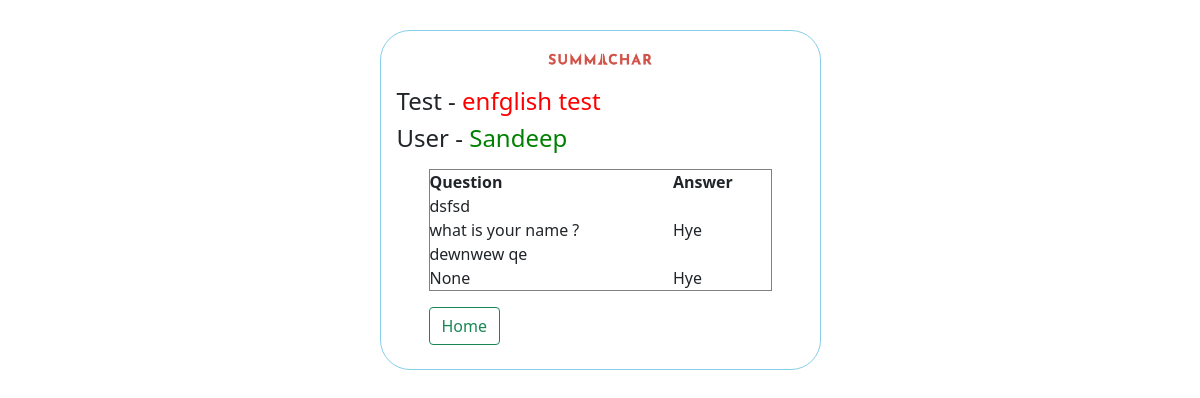
Screenshot of /answer/1 with the database file from the repository.
### quizportal/models.py (models this page shows, shortened)
class UserResponses(models.Model):
    attempt = models.ForeignKey(UserAttempts, on_delete=models.CASCADE, related_name='response')
    omr_question = models.ForeignKey(Question, on_delete=models.CASCADE, related_name='question')
    answer = models.ForeignKey(Option, on_delete=models.SET_NULL, null=True, blank=True)

class UserAttempts(models.Model):
    user = models.ForeignKey(User, on_delete=models.CASCADE, related_name='answers')
    test = models.ForeignKey(Test, on_delete=models.CASCADE, related_name='answers')
    unique_together = [['user', 'test']]

class Test(models.Model):
    test_name = models.CharField(max_length=30, unique=True)
    test_date = models.DateTimeField(null=True)
    start = models.BooleanField(default=False)
    status = models.BooleanField(default=False)
    slug = models.SlugField(null=True)
    def __str__(self):
        return self.test_name

class User(AbstractUser):
    ROLES = (
        ('A', 'Admin'),
        ('U', 'User')
    )
    role = models.CharField(max_length=1, choices=ROLES)
    mobile = models.CharField(max_length=10)

class Question(models.Model):
    select_test = models.ForeignKey(Test, on_delete=models.CASCADE, related_name='que')
    text_question = models.CharField(max_length=300, null=True,blank=True)
    img_question = models.ImageField(null=True, blank=True)

class Option(models.Model):
    select_question = models.ForeignKey(Question, on_delete=models.CASCADE, related_name='opts')
    select_option = models.CharField(max_length=30)
    option_status = models.BooleanField(default=False)

### quizportal/views.py (the view)
# urls.py: path("answer/<pk>", views.answer, name="answer"),
def answer(request, pk):
    response = UserResponses.objects.filter(attempt__pk=pk)
    context = {
        'response': response,
    }
    return render(request, 'answer.html', context)

### templates/answer.html (shortened to what this page needs)
<!doctype html>
<html lang="en">
  <head>
      {% load static %}
    <link href="https://cdn.jsdelivr.net/npm/bootstrap@5.0.2/dist/css/bootstrap.min.css" rel="stylesheet">
    <link rel="stylesheet" href="{% static 'css/answer.css' %}">
  </head>
  <body>
    <div class="container">
        <div class="row mx-auto">
            <div class="main-div mx-auto col-md-5" style="padding-top: 30px;">
                <div class="main-content">
                    <h1 class="text-center"><img src="{% static 'images/summachar.png' %}"></h1>
                    <h4 class="mx-3 my-2">Test - <span style="color: red;">{{ response.first.attempt.test }}</span></h4>
                    <h4 class="mx-3 my-2">User - <span style="color:green">{{ response.first.attempt.user.first_name }}</span></h4>
                      <div class="mx-5 my-3">
                        <table border="1" style="width: 100%;" class="mb-3">
                            <tr>
                                <th>Question</th>
                                <th>Answer</th>
                            </tr>
                            {% for i in response %}
                            <tr>
                                <td>{{ i.omr_question.text_question }}</td>
                                <td>{{ i.answer.select_option }}</td>
                            </tr>
                            {% endfor %}
                        </table>
                         <a href="{% url 'admin_homepage' %}" class="btn btn-outline-success">Home</a>
                      </div>
                </div>
            </div>
        </div>
    </div>
  </body>
</html>

### static/css/answer.css (style rules this page uses)
* { box-sizing: border-box; padding: 0; margin: 0; }
.main-content { border : 1px solid skyblue; border-radius: 30px; transition: ease 0.4s; min-height: 340px; }
.main-content h1 img { width: 25%; }

### rows the page displays
UserResponses: first.attempt.test "enfglish test", first.attempt.user.first_name "Sandeep", omr_question.text_question "dsfsd"
UserResponses: omr_question.text_question "what is your name ?", answer.select_option "Hye"
UserResponses: omr_question.text_question "dewnwew qe"
UserResponses: omr_question.text_question "None", answer.select_option "Hye"
